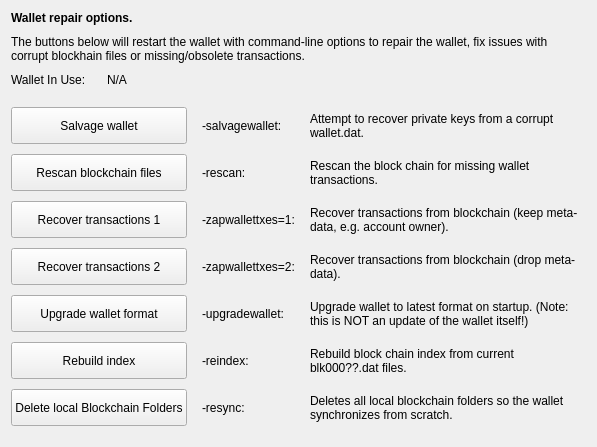
     <widget class="QWidget" name="tab_repair">
      <attribute name="title">
       <string>&amp;Wallet Repair</string>
      </attribute>
      <layout class="QGridLayout" name="gridLayout_4" columnstretch="0,0,0,0">
       <property name="horizontalSpacing">
        <number>15</number>
       </property>
       <property name="verticalSpacing">
        <number>10</number>
       </property>
       <item row="10" column="0" colspan="2">
        <widget class="QPushButton" name="btn_resync">
         <property name="minimumSize">
          <size>
           <width>100</width>
           <height>37</height>
          </size>
         </property>
         <property name="text">
          <string>Delete local Blockchain Folders</string>
         </property>
        </widget>
       </item>
       <item row="0" column="0" colspan="4">
        <widget class="QLabel" name="label_repair_header">
         <property name="font">
          <font>
           <weight>75</weight>
           <bold>true</bold>
          </font>
         </property>
         <property name="text">
          <string>Wallet repair options.</string>
         </property>
        </widget>
       </item>
       <item row="1" column="0" colspan="4">
        <widget class="QLabel" name="label_repair_helptext">
         <property name="font">
          <font>
           <weight>50</weight>
           <bold>false</bold>
          </font>
         </property>
         <property name="text">
          <string>The buttons below will restart the wallet with command-line options to repair the wallet, fix issues with corrupt blockhain files or missing/obsolete transactions.</string>
         </property>
         <property name="wordWrap">
          <bool>true</bool>
         </property>
        </widget>
       </item>
       <item row="2" column="0">
        <widget class="QLabel" name="wallet_path_label">
         <property name="text">
          <string>Wallet In Use:</string>
         </property>
        </widget>
       </item>
       <item row="2" column="1" colspan="3">
        <widget class="QLabel" name="wallet_path">
         <property name="cursor">
          <cursorShape>IBeamCursor</cursorShape>
         </property>
         <property name="text">
          <string>N/A</string>
         </property>
         <property name="textFormat">
          <enum>Qt::PlainText</enum>
         </property>
         <property name="textInteractionFlags">
          <set>Qt::LinksAccessibleByMouse|Qt::TextSelectableByKeyboard|Qt::TextSelectableByMouse</set>
         </property>
        </widget>
       </item>
       <item row="3" column="0">
        <spacer name="verticalSpacer_repair1">
         <property name="orientation">
          <enum>Qt::Vertical</enum>
         </property>
         <property name="sizeHint" stdset="0">
          <size>
           <width>10</width>
           <height>10</height>
          </size>
         </property>
        </spacer>
       </item>
       <item row="4" column="0" colspan="2">
        <widget class="QPushButton" name="btn_salvagewallet">
         <property name="minimumSize">
          <size>
           <width>100</width>
           <height>37</height>
          </size>
         </property>
         <property name="text">
          <string>Salvage wallet</string>
         </property>
        </widget>
       </item>
       <item row="4" column="2">
        <widget class="QLabel" name="label_repair_salvage_command">
         <property name="text">
          <string notr="true">-salvagewallet:</string>
         </property>
        </widget>
       </item>
       <item row="4" column="3">
        <widget class="QLabel" name="label_repair_salvage">
         <property name="text">
          <string>Attempt to recover private keys from a corrupt wallet.dat.</string>
         </property>
         <property name="wordWrap">
          <bool>true</bool>
         </property>
        </widget>
       </item>
       <item row="5" column="0" colspan="2">
        <widget class="QPushButton" name="btn_rescan">
         <property name="minimumSize">
          <size>
           <width>100</width>
           <height>37</height>
          </size>
         </property>
         <property name="text">
          <string>Rescan blockchain files</string>
         </property>
        </widget>
       </item>
       <item row="5" column="2">
        <widget class="QLabel" name="label_repair_rescan_command">
         <property name="text">
          <string notr="true">-rescan:</string>
         </property>
        </widget>
       </item>
       <item row="5" column="3">
        <widget class="QLabel" name="label_repair_rescan">
         <property name="text">
          <string>Rescan the block chain for missing wallet transactions.</string>
         </property>
         <property name="wordWrap">
          <bool>true</bool>
         </property>
        </widget>
       </item>
       <item row="6" column="0" colspan="2">
        <widget class="QPushButton" name="btn_zapwallettxes1">
         <property name="minimumSize">
          <size>
           <width>100</width>
           <height>37</height>
          </size>
         </property>
         <property name="text">
          <string>Recover transactions 1</string>
         </property>
        </widget>
       </item>
       <item row="6" column="2">
        <widget class="QLabel" name="label_repair_zap1_command">
         <property name="text">
          <string notr="true">-zapwallettxes=1:</string>
         </property>
        </widget>
       </item>
       <item row="6" column="3">
        <widget class="QLabel" name="label_repair_zap1">
         <property name="text">
          <string>Recover transactions from blockchain (keep meta-data, e.g. account owner).</string>
         </property>
         <property name="wordWrap">
          <bool>true</bool>
         </property>
        </widget>
       </item>
       <item row="7" column="0" colspan="2">
        <widget class="QPushButton" name="btn_zapwallettxes2">
         <property name="minimumSize">
          <size>
           <width>100</width>
           <height>37</height>
          </size>
         </property>
         <property name="text">
          <string>Recover transactions 2</string>
         </property>
        </widget>
       </item>
       <item row="7" column="2">
        <widget class="QLabel" name="label_repair_zap2_command">
         <property name="text">
          <string notr="true">-zapwallettxes=2:</string>
         </property>
        </widget>
       </item>
       <item row="7" column="3">
        <widget class="QLabel" name="label_repair_zap2">
         <property name="text">
          <string>Recover transactions from blockchain (drop meta-data).</string>
         </property>
         <property name="wordWrap">
          <bool>true</bool>
         </property>
        </widget>
       </item>
       <item row="8" column="0" colspan="2">
        <widget class="QPushButton" name="btn_upgradewallet">
         <property name="minimumSize">
          <size>
           <width>100</width>
           <height>37</height>
          </size>
         </property>
         <property name="text">
          <string>Upgrade wallet format</string>
         </property>
        </widget>
       </item>
       <item row="8" column="2">
        <widget class="QLabel" name="label_repair_upgrade_command">
         <property name="text">
          <string notr="true">-upgradewallet:</string>
         </property>
        </widget>
       </item>
       <item row="8" column="3">
        <widget class="QLabel" name="label_repair_upgrade">
         <property name="text">
          <string>Upgrade wallet to latest format on startup. (Note: this is NOT an update of the wallet itself!)</string>
         </property>
         <property name="wordWrap">
          <bool>true</bool>
         </property>
        </widget>
       </item>
       <item row="9" column="0" colspan="2">
        <widget class="QPushButton" name="btn_reindex">
         <property name="minimumSize">
          <size>
           <width>100</width>
           <height>37</height>
          </size>
         </property>
         <property name="text">
          <string>Rebuild index</string>
         </property>
        </widget>
       </item>
       <item row="9" column="2">
        <widget class="QLabel" name="label_repair_reindex_command">
         <property name="text">
          <string notr="true">-reindex:</string>
         </property>
        </widget>
       </item>
       <item row="9" column="3">
        <widget class="QLabel" name="label_repair_reindex">
         <property name="text">
          <string>Rebuild block chain index from current blk000??.dat files.</string>
         </property>
         <property name="wordWrap">
          <bool>true</bool>
         </property>
        </widget>
       </item>
       <item row="11" column="0">
        <spacer name="verticalSpacer_repair2">
         <property name="orientation">
          <enum>Qt::Vertical</enum>
         </property>
         <property name="sizeHint" stdset="0">
          <size>
           <width>20</width>
           <height>10</height>
          </size>
         </property>
        </spacer>
       </item>
       <item row="10" column="2">
        <widget class="QLabel" name="label_repair_resync_command">
         <property name="text">
          <string>-resync:</string>
         </property>
        </widget>
       </item>
       <item row="10" column="3">
        <widget class="QLabel" name="label_repair_resync">
         <property name="text">
          <string>Deletes all local blockchain folders so the wallet synchronizes from scratch.</string>
         </property>
         <property name="wordWrap">
          <bool>true</bool>
         </property>
        </widget>
       </item>
      </layout>
     </widget>
